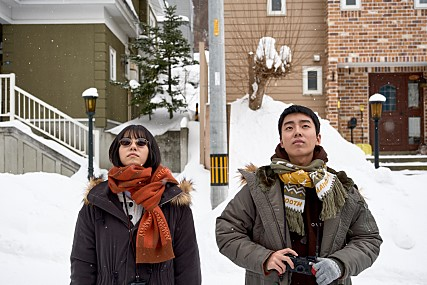
#> input picture 01_python_basic/data/2018_A.jpg, 427 x 285 px
$ jupyter execute image_handling_io_resize_flatten.ipynb
#> lines starting #> are read from the running program, lines starting #| are printed output that depends on the picture; long printed decimals are rounded
PIL 은 Python Imaging Library 의 패키지 이름으로 간단한 이미지 처리를 할 수 있도록 도와줍니다. 버전이 맞지 않으면 몇몇 기능이 실행되지 않으니 반드시 버전을 확인합니다.

[cell 1]
import PIL
import skimage

print(f'PIL=={PIL.__version__}')
print(f'scikit-image=={skimage.__version__}')

`image_path` 의 JPG 이미지 파일을 PIL 을 이용하여 로딩합니다. 타입은 JpegImageFile 입니다. IPython notebook 에서 이미지를 실행하면 해당 이미지가 output cell 에 출력됩니다.

[cell 2]
from PIL import Image

image_path = './data/2018_A.jpg'
image = Image.open(image_path)
#> image is the input picture: PIL image 427x285 RGB; mean R, G, B 146.5, 134.1, 125.1

print(f'type of `image` = {type(image)}')
#| type of `image` = <class 'PIL.JpegImagePlugin.JpegImageFile'>
image

우리는 이러한 여러 이미지들을 dense matrix 로 변환한 뒤 모델링 작업에 이용할 것입니다. 이미지는 RGB 세 가지 색상으로 이뤄진 tensor 로 생각할 수 있습니다. numpy 는 image 를 곧바로 numpy.ndarray 로 처리해줍니다. 이 이미지는 height=285, width=427 의 3색 이미지입니다.

[cell 3]
import numpy as np

X = np.array(image)
print(f'shape of `X` = {X.shape}')
#| shape of `X` = (285, 427, 3)

tensor 의 첫번째 값만을 취하면 R 에 해당하는 값들로 구성된 shape = (285, 427) 의 numpy.ndarray 가 만들어집니다. 이를 `PIL.Image.fromarray()` 에 다시 입력하면 흑백 이미지로 변환하여 보여줍니다. PIL 은 tensor 가 아닌 matrix 형식의 numpy.ndarray 가 입력되면 이를 흑백 이미지로 취급합니다.

[cell 4]
Image.fromarray(X[:,:,0])
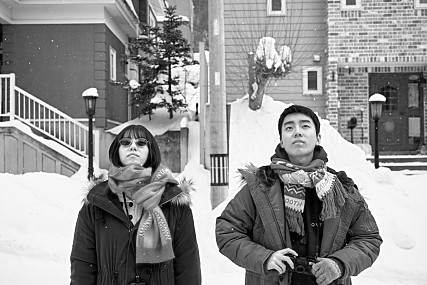
#> Out: PIL image 427x285 L; min 0, max 255, mean 146.5

그렇기 때문에 B 에 해당하는 3번째 값들을 이용하여 흑백이미지를 만들면 그 결과가 조금 다릅니다. 칼라 이미지는 R + G + B 이니까요.

[cell 5]
Image.fromarray(X[:,:,2])
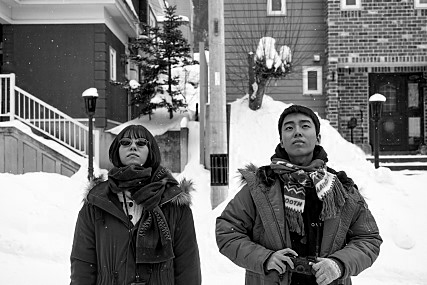
#> Out: PIL image 427x285 L; min 0, max 255, mean 125.1

우리가 이용할 모델들은 주로 이미지의 크기가 동일하다고 가정하는 경우들이 많습니다. 그렇게 가정해야 mini-batch style 로 처리하기 용이하기 때문입니다. Image 의 크기를 조절하기 위한 간단한 방법으로 scikit-image 의 `skimage.transform.resize()` 함수를 이용할 수 있습니다. 그런데 `resize()` 함수의 input 과 output 의 data type 이 각각 uint8 과 float64 로 다릅니다. 실제로 `X` 의 일부값을 출력하면 그 값들이 정수이지만, `X_resize` 의 값은 1 보다 작은 소수입니다.

`resize()` 함수는 모든 값을 0 ~ 1 사이로 변환한 뒤, 크기가 줄어들 경우 인접한 pixel 이 평균값을, 크기가 커질 경우 적절히 새로운 칸의 색을 추가합니다. 그리고 data type `uint8` 은 8bit 의 부호가 없는 정수 (0 보다 큰 정수)를 의미합니다. 이 값의 범위는 [0, 2^8-1] = [0, 255] 입니다.

[cell 6]
from skimage.transform import resize

X_resize = resize(X, (100, 200))
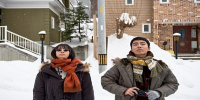
#> X_resize: shape (100, 200, 3) float64; mean R, G, B 0.575, 0.526, 0.49

print(f'shape of `X_resize` : {X_resize.shape}')
#| shape of `X_resize` : (100, 200, 3)
print(f'dtpye of `X`        : {X.dtype}')
#| dtpye of `X`        : uint8
print(f'dtype of `X_resize` : {X_resize.dtype}')
#| dtype of `X_resize` : float64

print('\nsample of `X[:3,:3,]`')
print(X[:3,:3,0])
#| [[130 131 141]
#|  [130 125 128]
#|  [134 125 124]]

print('\nsample of `X_resize[:3,:3,]`')
print(X_resize[:3,:3,0])
#| [[0.5053 0.5186 0.5491]
#|  [0.5321 0.5117 0.4984]
#|  [0.5723 0.546 0.5218]]

그렇기 때문에 resize 한 이미지를 실제 이미지처럼 확인하기 위해서는 이를 uint8 형식으로 re-scaling 해야 합니다. 간단한 방법으로 `X_resize` 에 255 를 곱한다음, 정수로 casting 을 합니다.

[cell 7]
X_resize_ = np.array(255 * X_resize, dtype=np.uint8)

print(f'dtype of X_resized_ = {X_resize_.dtype}')
#| dtype of X_resized_ = uint8
print('\nsample of `X_resize_[:3,:3,]`')
print(X_resize_[:3,:3,0])
#| [[128 132 140]
#|  [135 130 127]
#|  [145 139 133]]

다시 확인하니 위아래로 눌린 조그마한 이미지가 출력됩니다.

[cell 8]
Image.fromarray(X_resize_)

이러한 과정이 반복될테니 이미지의 크기를 조절한 다음, 이를 uint8 형식으로 변환하는 과정을 함수로 만들면 편할 듯 합니다.

[cell 9]
def resize_image_array(X, height=100, width=200):
#> called with height = 600, width = 900
    X_ = resize(X, (height, width))
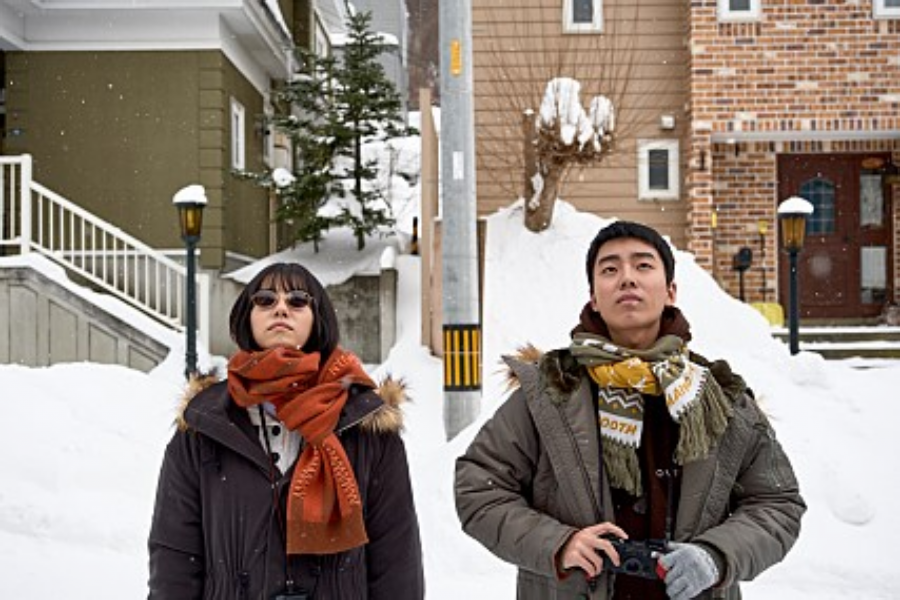
#> X_: shape (600, 900, 3) float64; mean R, G, B 0.575, 0.526, 0.49
    X_ = np.array(255 * X_, dtype=np.uint8)
    return X_

X_large = resize_image_array(X, height=600, width=900)

print(f'dtype of `X_large` = {X_large.dtype}')
#| dtype of `X_large` = uint8
print(f'shape of `X_large` = {X_large.shape}')
#| shape of `X_large` = (600, 900, 3)
Image.fromarray(X_large)

이렇게 만들어진 이미지 혹은 numpy.ndarray 는 Image 의 save 함수를 이용하여 저장할 수 있습니다. Positional argument 의 첫번째는 이미지의 파일 주소, 그 다음은 이미지 저장 포멧, 그 외에는 저장에 관련된 여러 옵션이 keyword arguments 로 설정되어 있습니다.

[cell 10]
image_large = Image.fromarray(X_large)
image_large.save('./data/enlarge_image.jpg', format='JPEG', quality=120)

그런데 feed forward neural network 는 input 으로 column vector 를 입력받습니다. 하지만 이미지는 matrix 형식입니다. flatten 은 각 row 를 순차적으로 이어붙이는 함수입니다. (100, 200, 3) 크기의 tensor 를 flatten 하면 100 x 200 x 3 = 60000 차원의 벡터가 만들어집니다. 이를 다시 이미지로 복원할 수도 있습니다.

[cell 11]
image_vec = X_resize_.flatten()
X_recovered = image_vec.reshape(X_resize_.shape[0], -1, 3)

print(f'original   shape = {X_resize_.shape}')
#| original   shape = (100, 200, 3)
print(f'flatten    shape = {image_vec.shape}')
#| flatten    shape = (60000,)
print(f'recovered  shape = {X_recovered.shape}')
#| recovered  shape = (100, 200, 3)

$ run again, with 01_python_basic/data/2017_A.jpg copied over 01_python_basic/data/2018_A.jpg
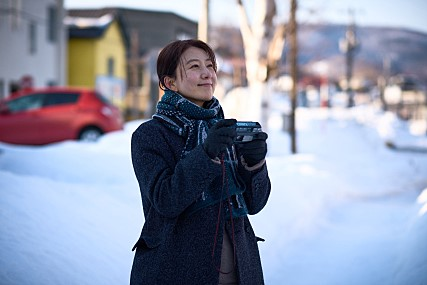
#> input picture 01_python_basic/data/2017_A.jpg, 427 x 285 px
#> image is the input picture: PIL image 427x285 RGB; mean R, G, B 143.1, 149.4, 168.9
#| type of `image` = <class 'PIL.JpegImagePlugin.JpegImageFile'>
#| shape of `X` = (285, 427, 3)
#> `Image.fromarray(X[:,:,2])`:
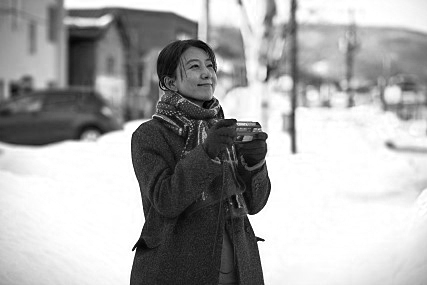
#> Out: PIL image 427x285 L; min 0, max 255, mean 168.9
#> `X_resize = resize(X, (100, 200))`:
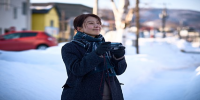
#> X_resize: shape (100, 200, 3) float64; mean R, G, B 0.561, 0.586, 0.662
#| shape of `X_resize` : (100, 200, 3)
#| dtpye of `X`        : uint8
#| dtype of `X_resize` : float64
#| [[ 98  96  96]
#|  [ 97  95  95]
#|  [101  99  98]]
#| [[0.3812  0.3762 0.3854]
#|  [0.3957 0.3886 0.3965]
#|  [0.3724  0.3692 0.3787]]
#| dtype of X_resized_ = uint8
#| [[ 97  95  98]
#|  [100  99 101]
#|  [ 94  94  96]]
#| dtype of `X_large` = uint8
#| shape of `X_large` = (600, 900, 3)
#| original   shape = (100, 200, 3)
#| flatten    shape = (60000,)
#| recovered  shape = (100, 200, 3)

$ run again, with 01_python_basic/data/2017_B.jpg copied over 01_python_basic/data/2018_A.jpg
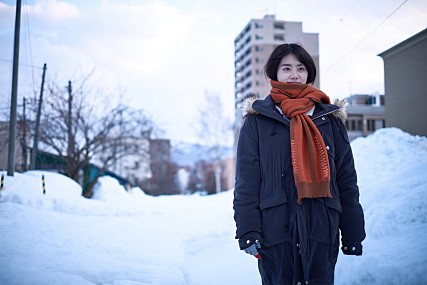
#> input picture 01_python_basic/data/2017_B.jpg, 427 x 285 px
#> image is the input picture: PIL image 427x285 RGB; mean R, G, B 161.7, 171.9, 193.9
#| type of `image` = <class 'PIL.JpegImagePlugin.JpegImageFile'>
#| shape of `X` = (285, 427, 3)
#> `Image.fromarray(X[:,:,2])`:
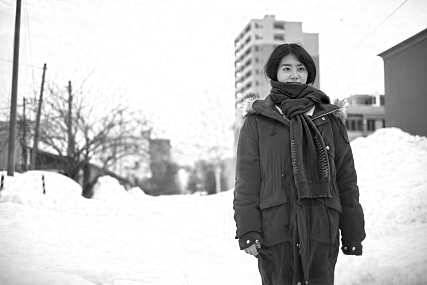
#> Out: PIL image 427x285 L; min 0, max 255, mean 193.9
#> `X_resize = resize(X, (100, 200))`:
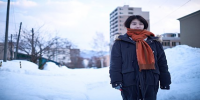
#> X_resize: shape (100, 200, 3) float64; mean R, G, B 0.634, 0.674, 0.761
#| shape of `X_resize` : (100, 200, 3)
#| dtpye of `X`        : uint8
#| dtype of `X_resize` : float64
#| [[139 140 143]
#|  [157 153 151]
#|  [202 187 175]]
#| [[0.6355 0.6095 0.6004 ]
#|  [0.8713  0.8258 0.7685]
#|  [0.86 0.856 0.8403]]
#| dtype of X_resized_ = uint8
#| [[162 155 153]
#|  [222 210 195]
#|  [219 218 214]]
#| dtype of `X_large` = uint8
#| shape of `X_large` = (600, 900, 3)
#| original   shape = (100, 200, 3)
#| flatten    shape = (60000,)
#| recovered  shape = (100, 200, 3)
